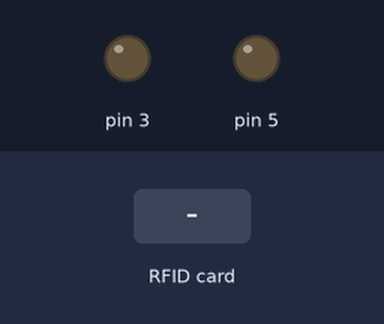
Bench run of a sketch on a simulated Arduino Uno, built with avr-gcc and run on an emulated ATmega328P. On the bench: output pins drawn as LEDs (lit = HIGH). Dashed ring = blinking. Inputs (shaded band) come from the test bench.

Above: at 1.2 s.
1.3 s: RFID card FA 31 3C F9 held to the reader
At 2.6 s:
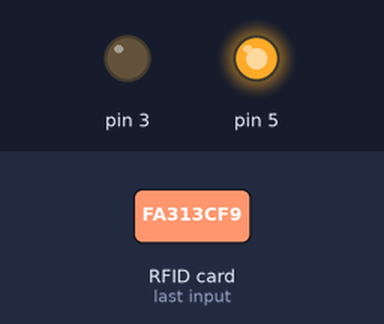
4.4 s: RFID card A3 15 4A E3 held to the reader
At 4.83 s:
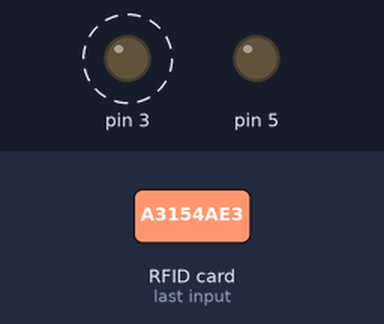
7.5 s: RFID card CB 48 C9 03 held to the reader
At 8.5 s:
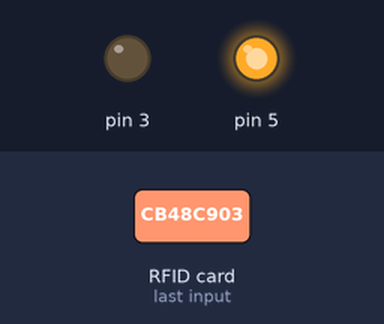
Timing chart, 0 to 11.5 s (numbered marks = the images above; inputs shaded):
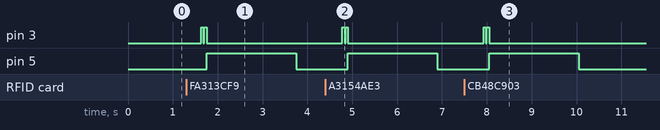

Measured:
- after the input at 1.3 s, pin 3: alternates HIGH for 0.05 s and LOW for 0.02 s, 4 changes in all, then stays LOW, starting after 0.33 s; pin 5: LOW → HIGH after 0.45 s, → LOW 2.0 s later
- after the input at 4.4 s, pin 3: alternates HIGH for 0.05 s and LOW for 0.02 s, 4 changes in all, then stays LOW, starting after 0.38 s; pin 5: LOW → HIGH after 0.50 s, → LOW 2.0 s later
- after the input at 7.5 s, pin 3: alternates HIGH for 0.05 s and LOW for 0.02 s, 4 changes in all, then stays LOW, starting after 0.43 s; pin 5: LOW → HIGH after 0.55 s, → LOW 2.0 s later

The sketch:

UID_Okuma.ino
```cpp
/*
  This code sequence is written to read RFID cards and trigger an electronic door lock if card ID is valid.

  8658 bytes (28%) of program storage space, 478 bytes (23%) of dynamic memory.
  "LiquidCrystal functions are commented because they were decided not to be necessary by the project provider."

  Contributors:
    Arda YILDIZ ardayildiz029@gmail.com
    Barkın SARIKARTAL barkinsarikartal51@gmail.com
  Supporters:
    Burçin TUNA btuna@cankaya.edu.tr
    H. Hakan MARAŞ hhmaras@cankaya.edu.tr
*/

/* #include <LiquidCrystal_I2C.h> //https://github.com/johnrickman/LiquidCrystal_I2C */
#include <MFRC522v2.h> //using version: 2.0.4
#include <MFRC522DriverSPI.h> //comes with MFRC522v2.h version: 2.0.4
#include <MFRC522DriverPinSimple.h> //comes with MFRC522v2.h version: 2.0.4
#include <MFRC522Debug.h> //comes with MFRC522v2.h version: 2.0.4
#include <Wire.h> //comes installed with Arduino IDE
#include "ValidCards.h" //can be found in this project's github repository.

/* LiquidCrystal_I2C lcd(0x27, 16, 2); */

MFRC522DriverPinSimple ss_pin(10);
MFRC522DriverSPI driver{ss_pin};
MFRC522 reader{driver};
String readCardID = "";
int resetCounter = 0;

void setup() {
  DDRD |= (1 << PD3); //defined digital 3 and 5 as output by port manipulation to save memory.
  DDRD |= (1 << PD5);
  Serial.begin(115200);
  while(!Serial);
  reader.PCD_Init();
  /*
    lcd.init();
    lcd.backlight();
    mainLCDScreen();
  */
}

void loop() {
  if (reader.PICC_IsNewCardPresent() && reader.PICC_ReadCardSerial()) { //checks if a new card is present and if card serial can be read

    readCardID = "";

    for (byte i = 0; i < reader.uid.size; i++) {
      readCardID += String(reader.uid.uidByte[i] < 0x10 ? " 0" : " ");
      readCardID += String(reader.uid.uidByte[i], HEX);
    }

    readCardID.toUpperCase();

    if (isCardIDValid(readCardID)) {
      validCard();
    }
    else {
      declinedCard();
    }

    readCardID = "";
    /* mainLCDScreen(); */
    reader.PICC_HaltA(); //halts the RC522's operation
    reader.PCD_StopCrypto1(); //stops cryptographic functions to secure communication
  }

  resetCounter++;

  if((resetCounter % 600) == 0){ //resets the RC522 module in every 10 minutes to prevent it from falling asleep
    /*
      lcd.clear();
      lcd.print("LUTFEN");
      lcd.setCursor(0,1);
      lcd.print("BEKLEYIN");
    */
    reader.PCD_Reset();
    resetCounter = 0;
    delay(500);
    reader.PCD_Init();
    delay(500);
    /* mainLCDScreen(); */
  }

  delay(500);
}

bool isCardIDValid(String readCardID) { //checks if the card ID is valid or not.
  for (int j = 0; j < NUM_VALID_CARD_IDS; j++) {
    if (readCardID == validCardIDs[j]) {
      return true;
    }
  }
  return false;
}

/*
  void mainLCDScreen(){
    lcd.clear();
    lcd.setCursor(6,0);
    lcd.print("KART");
    lcd.setCursor(5,1);
    lcd.print("OKUTUN");
  }
*/

void validCard(){ //triggers the relay if card ID is valid.
/*
  lcd.clear();
  lcd.setCursor(6,0);
  lcd.print("KAPI");
  lcd.setCursor(4,1);
  lcd.print("ACILIYOR");
*/
  PORTD |= (1 << PD3); //instead of using digitalWrite funciton, used port manipulation to save memory.
  delay(50);
  PORTD &= ~(1 << PD3);
  delay(20);
  PORTD |= (1 << PD3);
  delay(50);
  PORTD &= ~(1 << PD3);
  PORTD |= (1 << PD5);
  delay(2000);
  PORTD &= ~(1 << PD5);
}

void declinedCard(){ //triggers the buzzer with a warning sound if card ID is not valid.
/*
  lcd.clear();
  lcd.setCursor(4,0);
  lcd.print("YETKISIZ");
  lcd.setCursor(6,1);
  lcd.print("KART");
*/
  PORTD |= (1 << PD3);
  delay(600);
  PORTD &= ~(1 << PD3);
  delay(100);
  PORTD |= (1 << PD3);
  delay(600);
  PORTD &= ~(1 << PD3);
  delay(100);
  PORTD |= (1 << PD3);
  delay(600);
  PORTD &= ~(1 << PD3);
}
```

ValidCards.h
```cpp
#ifndef VALIDCARDS_H
#define VALIDCARDS_H

#define NUM_VALID_CARD_IDS 5 //replace this number with your valid RFID card number.

const String validCardIDs[NUM_VALID_CARD_IDS] = { //replace these RFID card IDs with your valid RFID card IDs with a space at the beginning.
  " FA 31 3C F9",
  " A3 15 4A E3",
  " CB 48 C9 03",
  " 0B 75 C3 03",
  " 6B 3C B5 03"
};

#endif
```
